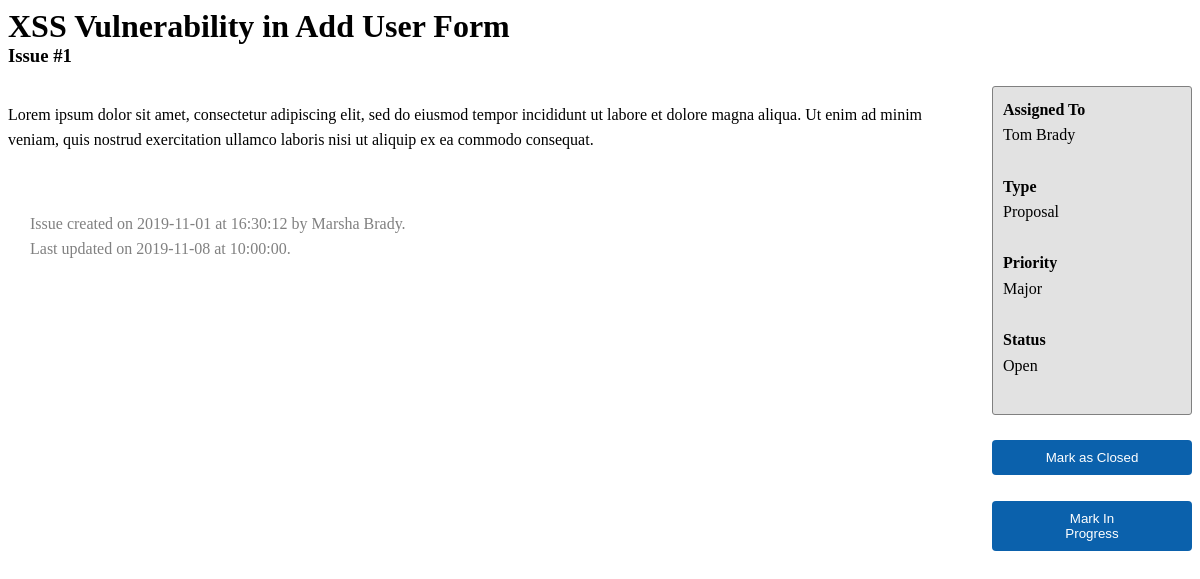
/issue.php?id=1, run on the app's committed database.
### tables this page shows
CREATE TABLE Issues(
    id INT AUTO_INCREMENT NOT NULL,
    title VARCHAR(100) NOT NULL,
    description TEXT NOT NULL,
    type ENUM('Bug', 'Task', 'Proposal') NOT NULL,
    priority ENUM('Minor', 'Major', 'Critical') NOT NULL,
    status ENUM('Open', 'In Progress', 'Closed') NOT NULL,
    assigned_to INT NOT NULL,
    created_by INT NOT NULL,
    created DATETIME NOT NULL,
    updated DATETIME DEFAULT NULL,
    PRIMARY KEY(id),
    FOREIGN KEY (assigned_to) REFERENCES Users(id),
    FOREIGN KEY (created_by) REFERENCES Users(id)
);

CREATE TABLE Users (
    id INT AUTO_INCREMENT NOT NULL,
    firstname VARCHAR(100) NOT NULL ,
    lastname VARCHAR(100) NOT NULL,
    password VARCHAR(100) NOT NULL,
    email VARCHAR(100) NOT NULL,
    date_joined DATETIME NOT NULL,
    PRIMARY KEY(id)
);

### issue.php (the view, shortened to what this page needs)
<?php header('Access-Control-Allow-Origin: *');
require_once 'scripts/phpmysqlconnection.php';
    $conn = new PDO("mysql:host=$host;dbname=$dbname;charset=utf8mb4", $username, $password);
    $id = (int) $_GET['id'];
    $stmt = $conn->query("SELECT *, u.firstname as fn, u.lastname as ln FROM Issues i JOIN Users u ON assigned_to=u.id where i.id = $id");
    $stmt1 = $conn->query("SELECT *, u.firstname as fn, u.lastname as ln FROM Issues i JOIN Users u ON created_by=u.id where i.id = $id");
    $results = $stmt->fetchAll(PDO::FETCH_ASSOC);
    $results1 = $stmt1->fetchAll(PDO::FETCH_ASSOC);
?>
<link rel="stylesheet" href="styles/issues.css"/>
<h1 class="no-margin-bottom-diff"><?= $results[0]['title']?></h1>
<h3 class="no-margin-top-diff"><?= 'Issue #' . $results[0]['id']?></h3>
<div id="issueDetails">
    <div id="main">
        <p><?= $results[0]['description']?></p>
        <br>
        <ul>
            <li><i class="fa fa-chevron-right" style="color: black;"></i>&nbsp;&nbsp;&nbsp;Issue created on <?= substr($results[0]['created'],0,10)?> at <?= substr($results[0]['created'],11,16)?> by <?= $results1[0]['fn'] . " " . $results1[0]['ln']?>.</li>
            <li><i class="fa fa-chevron-right" style="color: black;"></i>&nbsp;&nbsp;&nbsp;Last updated on <?= substr($results[0]['updated'],0,10)?> at <?= substr($results[0]['updated'],11,16)?>.</li>
        </ul>
    </div>
    <div id="aside">
        <div id="sidebar">
            <h4 class="no-margin-top">Assigned To</h4>
            <p class='no-margin-bottom'><?= $results[0]['fn'] . " " . $results[0]['ln']?></p>
            <br>
            <h4 class="no-margin-top">Type</h4>
            <p class='no-margin-bottom'><?= $results[0]['type']?></p>
            <br>
            <h4 class="no-margin-top">Priority</h4>
            <p class='no-margin-bottom'><?= $results[0]['priority']?></p>
            <br>
            <h4 class="no-margin-top">Status</h4>
            <p class='no-margin-bottom'><?= $results[0]['status']?></p>
            <br>
        </div>
        <br>
        <form>
            <div>
                <button type="submit" name="closed" class="btn">Mark as Closed</button>
            </div>
            <br>
            <div>
                <button type="submit" name="inprogress" class="btn">Mark In Progress</button>
            </div>
        </form>
    </div>
</div>

### styles/issues.css (style rules this page uses)
#issueDetails { display: flex; flex-direction: row; }
.no-margin-top, .no-margin-bottom { margin-top: 0px; margin-bottom: 0px; }
.no-margin-top-diff { margin-top: 0px; }
.no-margin-bottom-diff { margin-bottom: 0px; }
#aside { min-width: 200px; line-height: 1.6; }
#sidebar { background-color: rgb(226, 226, 226); border-radius: 3px; padding: 10px; border: 1px solid gray; }
#main { padding-right: 30px; line-height: 1.6; }
ul { padding-left: 10px; color: gray; list-style: none; }
.btn { color: #fff; background-color: #0b61ac; border-color: #0b61ac; display: inline-block; padding: 9px 50px; text-align: center; background-image: none; border: 1px solid transparent; border-radius: 4px; cursor: pointer; width: 100%; }

### data on the page
issues: title "XSS Vulnerability in Add User Form", assigned_to "1", description "Lorem ipsum dolor sit amet, consectetur adipiscing elit, sed do eiusmod tempor incididunt ut labore et dolore magna aliqua. Ut enim ad minim veniam, quis nostrud exercitation ullamco laboris nisi ut aliquip ex ea commodo consequat.", created "2019-11-01", created "16:30:12", created_by.firstname "Marsha", created_by.lastname "Brady", updated "2019-11-08", updated "10:00:00", assigned_to.firstname "Tom", assigned_to.lastname "Brady", type "Proposal", priority "Major", status "Open"
